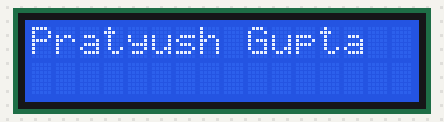
This sketch was run on a simulated Arduino Uno, built with avr-gcc and run on an emulated ATmega328P. Parts: 16×2 character LCD.

Above: at 0.26 s.
At 1.07 s:
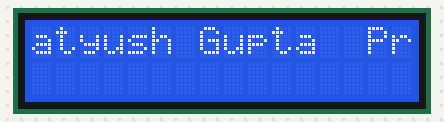
At 1.87 s:
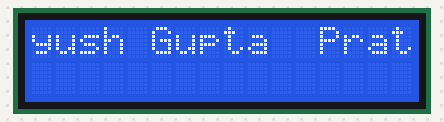
At 3.48 s:
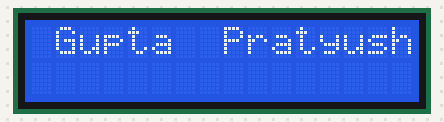
At 5.09 s:
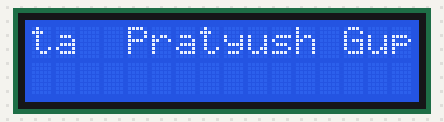
At 7.1 s:
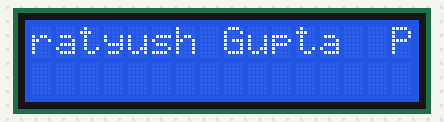

Measured:
- by itself, everything shown: repeats every 6.4 s, in 16 steps
- what the display in image 1 shows lasts 0.4 s, from 0.9 s to 1.3 s

The sketch:

Code_ArduinoFile.ino
```cpp
#include<LiquidCrystal.h>
int rs=12,e=11,d4=7,d5=6,d6=5,d7=4;
LiquidCrystal lcd(rs,e,d4,d5,d6,d7);

char * name="Pratyush Gupta  ";
int length=strlen(name);
int i=0,j=0;
void setup()
{
	lcd.begin(16,2);		//initialize interface to LED
}

void loop()
{
  lcd.setCursor(0,0);
  for (i=j;i<length;i++)	//Loop to print first part of name
    lcd.print(name[i]);
  for (int k=0;k<j;k++)		//Loop to print second part of name
    lcd.print(name[k]);
  j++;
  if(j>15)
    j=0;
  delay(400);

}
```
